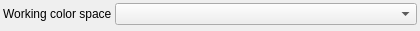
<?xml version="1.0" encoding="UTF-8"?>
<ui version="4.0">
 <class>BlockWorkingSpace</class>
 <widget class="QWidget" name="BlockWorkingSpace">
  <property name="geometry">
   <rect>
    <x>0</x>
    <y>0</y>
    <width>420</width>
    <height>31</height>
   </rect>
  </property>
  <property name="windowTitle">
   <string>Form</string>
  </property>
  <layout class="QFormLayout" name="formLayout">
   <property name="horizontalSpacing">
    <number>3</number>
   </property>
   <property name="verticalSpacing">
    <number>3</number>
   </property>
   <property name="leftMargin">
    <number>3</number>
   </property>
   <property name="topMargin">
    <number>3</number>
   </property>
   <property name="rightMargin">
    <number>3</number>
   </property>
   <property name="bottomMargin">
    <number>3</number>
   </property>
   <item row="0" column="0">
    <widget class="QLabel" name="label">
     <property name="text">
      <string>Working color space</string>
     </property>
    </widget>
   </item>
   <item row="0" column="1">
    <widget class="DataComboBox" name="profileBox"/>
   </item>
  </layout>
 </widget>
 <customwidgets>
  <customwidget>
   <class>DataComboBox</class>
   <extends>QComboBox</extends>
   <header>UI/datacombobox.h</header>
  </customwidget>
 </customwidgets>
 <resources/>
 <connections/>
</ui>
